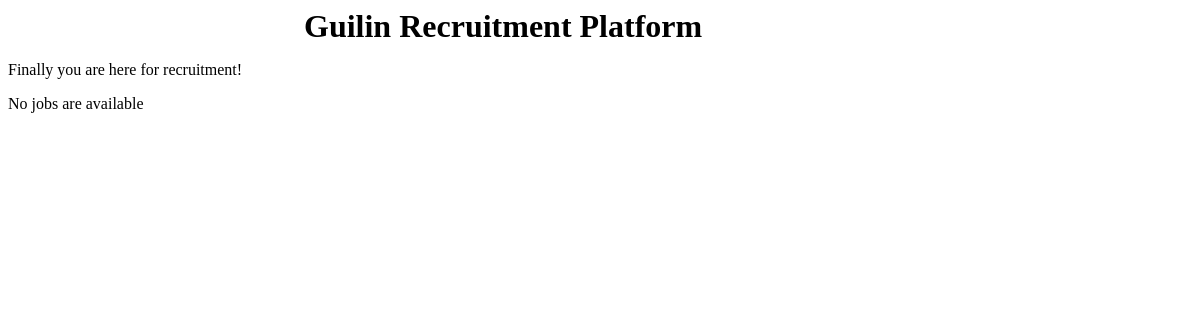
The page /joblist/ on the database as committed earlier.
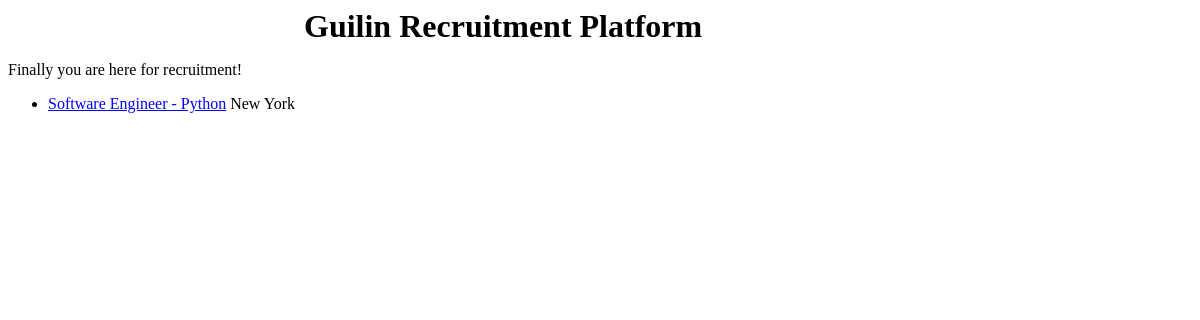
The same page on the database as committed later.
### jobs/models.py (models this page shows)
class Job(models.Model):
    job_type = models.SmallIntegerField(blank=False, choices=JobTypes, verbose_name="职位类别")
    job_name = models.CharField(blank=False, max_length=250, verbose_name="职位名称")
    job_city = models.SmallIntegerField(blank=False, choices=Cities, verbose_name="工作地点")
    job_responsibility = models.TextField(max_length=1024, verbose_name="职位职责")
    job_requirement = models.TextField(blank=False, max_length=1024, verbose_name="职位要求")
    creator = models.ForeignKey(User, verbose_name="创建人", null=True, on_delete=models.SET_NULL)
    created_date = models.DateTimeField(verbose_name="创建日期", default=datetime.now)
    modified_date = models.DateTimeField(verbose_name="修改日期", default=datetime.now)

### jobs/views.py (the view)
# urls.py: url(r"^joblist/", views.joblist, name="joblist"),
def joblist(request):
    job_list = Job.objects.order_by('job_type')
    template = loader.get_template('joblist.html')
    context = {'job_list': job_list}
    for job in job_list:
        job.city_name = Cities[job.job_city][1]
        job.job_type = JobTypes[job.job_type][1]
    return HttpResponse(template.render(context))

### jobs/templates/joblist.html (shortened to what this page needs)
{% extends 'base.html' %}
{% block content %}
Finally you are here for recruitment!
{% if job_list %}
    <ul>
        {% for job in job_list %}
        <li>
            <a href="/job/{{ job.id }}/" style="color: blue">{{ job.job_name }}</a>
            {{ job.city_name }}
        </li>
        {% endfor %}
    </ul>
{% else %}
    <p>No jobs are available</p>
{% endif %}
{% endblock %}

Rows that differ between the two databases and show on the page:
added Job: job_name "Software Engineer - Python", city_name "New York"
Other text that changed with them:
text no longer shown: "No jobs are available"
